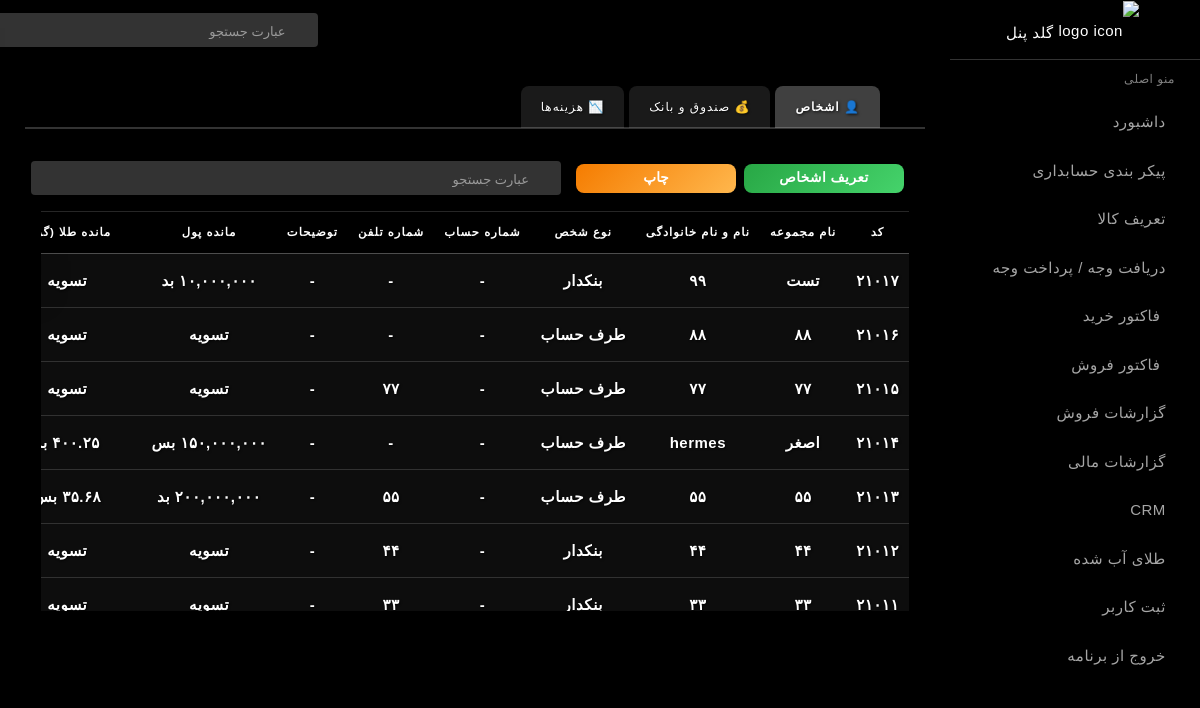
Screenshot of /accounting_setup (signed in) with the database file from the repository.
### dashboard/models.py (models this page shows, shortened)
class Person(models.Model):
    TYPE_CHOICES = [
        ('customer', 'مشتری'),
        ('partner', 'طرف‌ حساب'),
        ('supplier', 'بنکدار'),
    ]
    GENDER_CHOICES = [
        ('male', 'آقا'),
        ('female', 'خانم'),
    ]
    gender = models.CharField(max_length=10, choices=GENDER_CHOICES, blank=True, null=True)
    birth_date = models.DateField(blank=True, null=True, verbose_name="تاریخ تولد")  # فیلد تاریخ تولد
    code = models.CharField(max_length=10, unique=True, blank=True)
    name = models.CharField("نام",max_length=100)
    type_partner = models.CharField("نوع شخص", max_length=20, choices=TYPE_CHOICES )
    phone = models.CharField("شماره تماس", max_length=20, blank=True, null=True)
    store = models.CharField("نام مجموعه",max_length=100, blank=True, null=True)
    note = models.TextField("توضیحات", blank=True, null=True)
    account_number = models.CharField("شماره حساب بانکی", max_length=50, blank=True, null=True)
    account = models.OneToOneField('Account', on_delete=models.SET_NULL, null=True, blank=True, related_name='person_account')
    created_at = models.DateTimeField(auto_now_add=True)
    class Meta:
        verbose_name = "شخص"
        verbose_name_plural = "اشخاص"
        ordering = ['code']

class Account(models.Model):
    ACCOUNT_TYPES = [
        ('asset', 'دارایی'),
        ('liability', 'بدهی'),
        ('income', 'درآمد'),
        ('expense', 'هزینه'),
        ('capital', 'سرمایه'),
        ('cogs', 'بهای تمام‌شده')  # مخصوص طلافروشی
    ]
    code = models.CharField(max_length=20, unique=True)
    name = models.CharField(max_length=200)
    type = models.CharField(max_length=20, choices=ACCOUNT_TYPES)
    parent = models.ForeignKey('self', null=True, blank=True, on_delete=models.CASCADE, related_name='children')
    description = models.CharField(max_length=255, blank=True, null=True)
    created = models.DateTimeField(auto_now_add=True)
    def calculated_balance_money(self):
        result = self.journal_items.aggregate(
            balance=Sum(F("debit_money") - F("credit_money"))
        )["balance"]
        return result or 0
    def calculated_balance_gold(self):
        result = self.journal_items.aggregate(
            balance=Sum(F("debit_gold") - F("credit_gold"))
        )["balance"]
        return result or 0

### dashboard/views.py (the view)
# urls.py: path('accounting_setup', views.accounting_setup, name='accounting_setup'),
@login_required
def accounting_setup(request):
    persons = (
    Person.objects
    .select_related('account')
    .exclude(type_partner='customer')   # فقط کسانی که مشتری نیستند
    .order_by('-id')                    # جدیدترین‌ها اول
)
    cash_accounts = CashAccount.objects.select_related('account').all()
    bank_accounts = BankAccount.objects.select_related('account').all().order_by('-id')
    expense_accounts = ExpenseAccount.objects.select_related('account').all()
    return render(request, 'accounting_setup.html', {
        'persons': persons,
        'cash_accounts': cash_accounts,
        'bank_accounts': bank_accounts,
        'expense_accounts':expense_accounts
    })

### dashboard/templatetags/jalali_tags.py (called while the page is built)
def to_persian_digits(value: str) -> str:
    if value is None:
        return ""
    value = str(value)
    for i, d in enumerate("0123456789"):
        value = value.replace(d, PERSIAN_DIGITS[i])
    return value

@register.filter
def persian_digits(value):
    return to_persian_digits(value)

@register.filter
def persian_intcomma(value):
    if value is None:
        return ""
    try:
        number = Decimal(str(value))
    except (InvalidOperation, ValueError):
        return to_persian_digits(value)
    parts = str(number).split(".")
    integer_part = int(parts[0])
    formatted_int = f"{integer_part:,}"  # سه رقم سه رقم جدا
    if len(parts) > 1:  # اگر اعشار داشت
        decimal_part = parts[1].rstrip("0")  # صفرهای اضافه آخر حذف بشه
        if decimal_part:
            formatted = f"{formatted_int}.{decimal_part}"
        else:
            formatted = formatted_int
    else:
        formatted = formatted_int
    return to_persian_digits(formatted)

@register.filter
def format_balance(value):
    try:
        val = float(value)
    except:
        return value
    abs_val = f"{abs(val):,.0f}"
    if val > 0:
        return f"{abs_val} بد"
    elif val < 0:
        return f"{abs_val} بس"
    return abs_val

@register.filter
def format_gold(value):
    value = float(value)
    abs_val = f"{abs(value):,.2f}"
    if value > 0:
        return f"{abs_val} بد"
    elif value < 0:
        return f"{abs_val} بس"
    return value

### dashboard/templates/accounting_setup.html (shortened to what this page needs)
{% extends '_newsidebar.html' %}
{% load static %}
{% load jalali_tags %}
{% block content %}
<ul class="nav nav-tabs mt-3" id="aaccountingTabsNav" role="tablist" >
  <li class="nav-item" role="presentation">
    <button class="nav-link active" id="persons-tabBtn" data-bs-toggle="tab" data-bs-target="#persons-tab" type="button" role="tab">👤 اشخاص </button>
  </li>
  <li class="nav-item" role="presentation">
    <button class="nav-link" id="bankcash-tabBtn" data-bs-toggle="tab" data-bs-target="#bankcash-tab" type="button" role="tab">💰 صندوق و بانک </button>
  </li>
  <li class="nav-item" role="presentation">
    <button class="nav-link" id="expenses-tabBtn" data-bs-toggle="tab" data-bs-target="#expenses-tab" type="button" role="tab">📉 هزینه‌ها</button>
  </li>
</ul>
  <div class="tab-content" id="accountingTabs">
    <div class="tab-pane fade show active" id="persons-tab" role="tabpanel">
        {% include 'person-list.html' %}
    </div>
  </div>
{% endblock %}

### dashboard/templates/person-list.html (shortened to what this page needs)
{% load jalali_tags %}
<div class="card table-glass p-3 mt-3">
  <div class="report-actions d-flex align-items-center mb-3  ml-3">
      <a href="javascript:void(0);" id="partnerBtn" class="btn-action me-2 "
         data-bs-toggle="modal" data-bs-target="#partnerModal">تعریف اشخاص</a>
         <button id="printPersons" class="btn-action mr-2">چاپ </button>
        <form class="search-bar " style="margin-right: 15px;">
            <input type="text" id="personsInput" class="form-control " placeholder="عبارت جستجو">
            <a href="javascript:void();"><i class="icon-magnifier"></i></a>
        </form>
  </div>
  <div class="table-container table-responsive">
    <table class="table table-hover table-glass " id="personTable">
      <thead>
        <tr>
          <th>کد</th>
          <th>نام مجموعه</th>
          <th>نام و نام خانوادگی</th>
          <th>نوع شخص</th>
          <th>شماره حساب</th>
          <th>شماره تلفن</th>
          <th>توضیحات</th>
          <th>مانده پول</th>
          <th>مانده طلا (گرم)</th>
        </tr>
      </thead>
      <tbody>
        {% for row in persons %}
        <tr data-type="{{ row.type }}">
          <td>{{ row.code|persian_digits }}</td>
          <td>{{ row.store|persian_digits }}</td>
          <td>{{ row.name }}</td>
          <td class="td-type" data-value="{{ row.type_partner }}">{{ row.get_type_partner_display }}</td>
          <td>{{ row.account_number|default:"-"|persian_digits }}</td>
          <td>{{ row.phone|default:"-" |persian_digits}}</td>
          <td>{{ row.note |default:"-" |persian_digits}}</td>
          <td>{% if row.account.calculated_balance_money %}{{ row.account.calculated_balance_money|format_balance|persian_intcomma }}{% else %}<span>تسویه</span>{% endif %}</td>
          <td>{% if row.account.calculated_balance_gold %}{{ row.account.calculated_balance_gold|format_gold|persian_digits }}{% else %}<span>تسویه</span>{% endif %}</td>
        </tr>
        {% empty %}
        <tr>
          <td colspan="10" class="text-center">هیچ همکاری ثبت نشده است.</td>
        </tr>
        {% endfor %}
      </tbody>
    </table>
  </div>
</div>

### dashboard/templates/accounting_setup.html (style rules this page uses)
.nav-tabs .nav-link { color: #fff; background: rgba(255, 255, 255, 0.1); border-radius: 8px 8px 0 0; margin-right: 5px; text-shadow: 1px 1px 2px rgba(0,0,0,0.7); font-weight: 500; }
.nav-tabs .nav-link.active { background: rgba(255, 255, 255, 0.25); color: #fff; text-shadow: 1px 1px 3px rgba(0,0,0,0.8); font-weight: 600; }
.nav-tabs { border-bottom: 2px solid rgba(255,255,255,0.2); }
.btn-action { flex: 0 0 160px; height: 50px; border-radius: 12px; border: none; color: #fff; font-weight: 600; font-size: 16px; text-align: center; display: flex; align-items: center; justify-content: center; cursor: pointer; box-shadow: 0 4px 14px rgba(0,0,0,0.3); transition: all 0.3s ease; }
#partnerBtn, #sellBtn ,#printTransactions { font-size: 0.85rem; padding: 4px 10px; margin-right: 5px; margin-top:1px; height: auto; }

### dashboard/templates/person-list.html (style rules this page uses)
#printPersons, #partnerBtn { font-size: 0.85rem; padding: 4px 10px; margin-right: 5px; margin-top: 1px; height: auto; border: none; border-radius: 8px; color: #fff; font-weight: 600; cursor: pointer; transition: all 0.3s ease; box-shadow: 0 4px 10px rgba(0,0,0,0.25); }
#printPersons { background: linear-gradient(135deg, #f57c00, #ffb74d); }
#partnerBtn { background: linear-gradient(135deg, #28a745, #45d36b); }
#personTable th, #personTable td { padding: 12px 10px !important; vertical-align: middle; text-align: center; }

### dashboard/templates/cashbank-list.html (style rules this page uses)
#printCash, #partnerBtn , #printBank { font-size: 0.85rem; padding: 4px 10px; margin-right: 5px; margin-top: 1px; height: auto; border: none; border-radius: 8px; color: #fff; font-weight: 600; cursor: pointer; transition: all 0.3s ease; box-shadow: 0 4px 10px rgba(0,0,0,0.25); }
#partnerBtn { background: linear-gradient(135deg, #28a745, #45d36b); }
#personTable th, #personTable td { padding: 12px 10px !important; vertical-align: middle; text-align: center; }

### dashboard/templates/expense-list.html (style rules this page uses)
#printExpense, #partnerBtn { font-size: 0.85rem; padding: 4px 10px; margin-right: 5px; margin-top: 1px; height: auto; border: none; border-radius: 8px; color: #fff; font-weight: 600; cursor: pointer; transition: all 0.3s ease; box-shadow: 0 4px 10px rgba(0,0,0,0.25); }
#partnerBtn { background: linear-gradient(135deg, #28a745, #45d36b); }

### rows the page displays
Person: code|persian_digits "۲۱۰۱۷", store|persian_digits "تست", name "۹۹", type_partner "بنکدار", account_number|persian_digits "-", phone|persian_digits "-", note|persian_digits "-", account.calculated_balance_money|persian_intcomma "۱۰,۰۰۰,۰۰۰ بد", shows "تسویه"
Person: code|persian_digits "۲۱۰۱۶", store|persian_digits "۸۸", name "۸۸", type_partner "طرف‌ حساب", account_number|persian_digits "-", phone|persian_digits "-", note|persian_digits "-", shows "تسویه"
Person: code|persian_digits "۲۱۰۱۵", store|persian_digits "۷۷", name "۷۷", type_partner "طرف‌ حساب", account_number|persian_digits "-", phone|persian_digits "۷۷", note|persian_digits "-", shows "تسویه"
Person: code|persian_digits "۲۱۰۱۴", store|persian_digits "اصغر", name "hermes", type_partner "طرف‌ حساب", account_number|persian_digits "-", phone|persian_digits "-", note|persian_digits "-", account.calculated_balance_money|persian_intcomma "۱۵۰,۰۰۰,۰۰۰ بس", account.calculated_balance_gold|persian_digits "۴۰۰.۲۵…"
Person: code|persian_digits "۲۱۰۱۳", store|persian_digits "۵۵", name "۵۵", type_partner "طرف‌ حساب", account_number|persian_digits "-", phone|persian_digits "۵۵", note|persian_digits "-", account.calculated_balance_money|persian_intcomma "۲۰۰,۰۰۰,۰۰۰ بد", account.calculated_balance_gold|persian_digits "۳۵.۶۸…"
Person: code|persian_digits "۲۱۰۱۲", store|persian_digits "۴۴", name "۴۴", type_partner "بنکدار", account_number|persian_digits "-", phone|persian_digits "۴۴", note|persian_digits "-", shows "تسویه"
Person: code|persian_digits "۲۱۰۱۱", store|persian_digits "۳۳", name "۳۳", type_partner "بنکدار", account_number|persian_digits "-", phone|persian_digits "۳۳", note|persian_digits "-", shows "تسویه"
